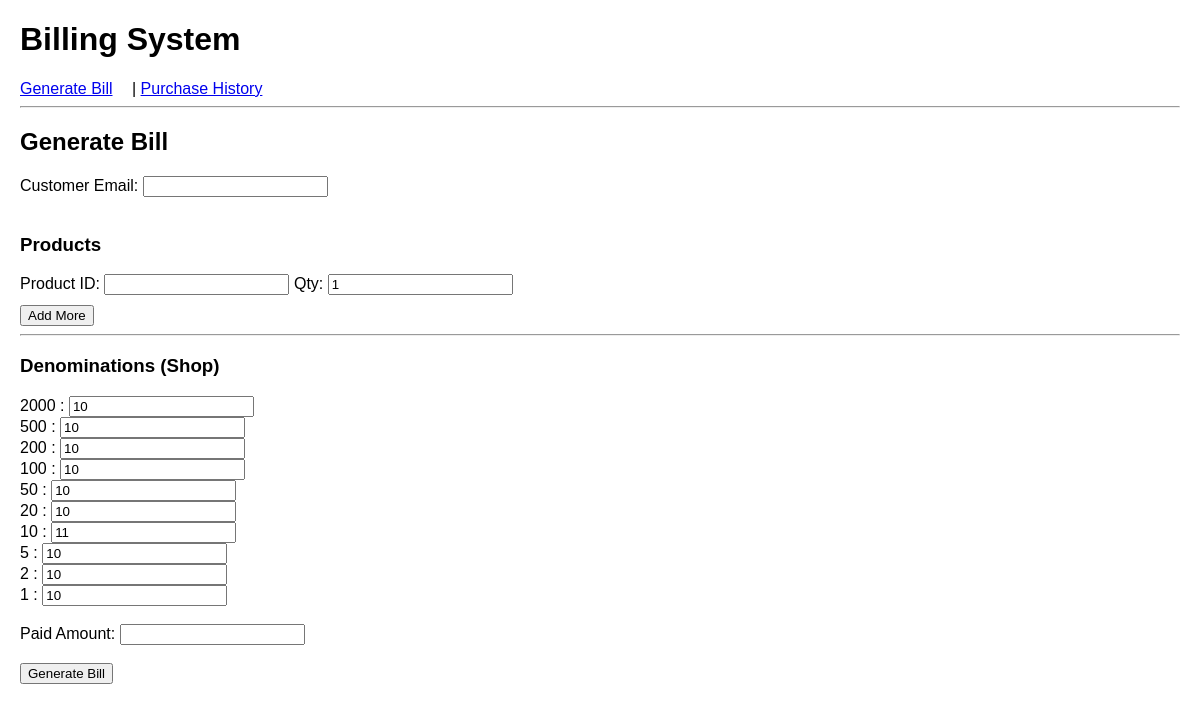
The page / on the database its author committed.
### main.py (models this page shows)
class Denomination(db.Model):
    id = db.Column(db.Integer, primary_key=True)
    value = db.Column(db.Integer)
    count = db.Column(db.Integer)

### main.py (the view, shortened to what this page needs)
@app.route("/", methods=["GET", "POST"])
def bill_form():
    denoms = Denomination.query.all()
    return render_template("bill_form.html", denoms=denoms)

### templates/bill_form.html
{% extends "base.html" %}
{% block content %}
<h2>Generate Bill</h2>
<form method="POST">
    Customer Email:
    <input type="email" name="customer_email" required><br><br>
    <h3>Products</h3>
    <div id="products">
        <div class="row">
            Product ID: <input name="product_id[]" required>
            Qty: <input type="number" name="qty[]" value="1" min="1">
        </div>
    </div>
    <button type="button" onclick="addRow()">Add More</button>
    <hr>
    <h3>Denominations (Shop)</h3>
    {% for d in denoms %}
        {{ d.value }} :
        <input type="number" name="den_{{ d.value }}" value="{{ d.count }}"><br>
    {% endfor %}
    <br>
    Paid Amount:
    <input type="number" step="0.01" name="paid_amount" required><br><br>
    <button type="submit">Generate Bill</button>
</form>
{% endblock %}

### templates/base.html (shortened to what this page needs)
<!DOCTYPE html>
<html>
<head>
    <link rel="stylesheet" href="{{ url_for('static', filename='style.css') }}">
</head>
<body>
<h1>Billing System</h1>
<nav>
    <a href="/">Generate Bill</a> |
    <a href="/history">Purchase History</a>
</nav>
<hr>
<div class="container">
    {% block content %}{% endblock %}
</div>
</body>
</html>

### templates/static/style.css (style rules this page uses)
body { font-family: Arial; margin: 20px; }
nav a { margin-right: 15px; }
.container { margin-top: 20px; }
.row { margin-bottom: 10px; }

### rows shown on the page
Denomination: value "2000", count "10"
Denomination: value "500", count "10"
Denomination: value "200", count "10"
Denomination: value "100", count "10"
Denomination: value "50", count "10"
Denomination: value "20", count "10"
Denomination: value "10", count "11"
Denomination: value "5", count "10"
Denomination: value "2", count "10"
Denomination: value "1", count "10"
